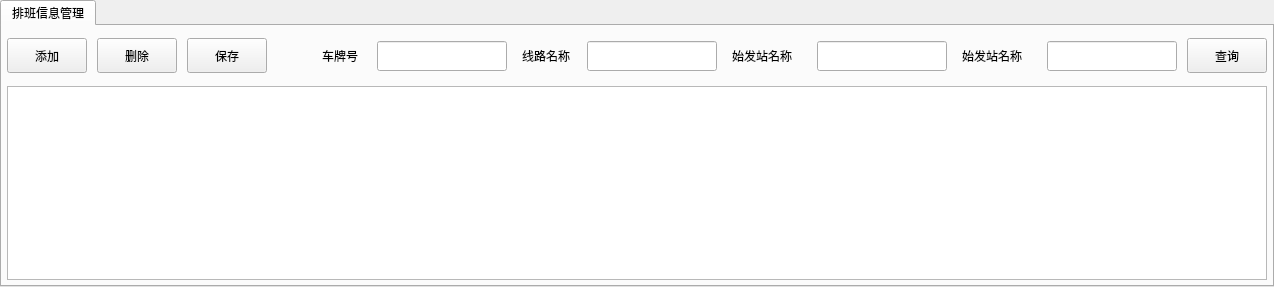
         <widget class="QWidget" name="page_schedule">
          <layout class="QVBoxLayout" name="verticalLayout_5">
           <property name="spacing">
            <number>0</number>
           </property>
           <property name="leftMargin">
            <number>0</number>
           </property>
           <property name="topMargin">
            <number>0</number>
           </property>
           <property name="rightMargin">
            <number>0</number>
           </property>
           <property name="bottomMargin">
            <number>0</number>
           </property>
           <item>
            <widget class="QTabWidget" name="tw_schedule">
             <widget class="QWidget" name="tab_schedule">
              <attribute name="title">
               <string>排班信息管理</string>
              </attribute>
              <layout class="QVBoxLayout" name="verticalLayout_9">
               <property name="spacing">
                <number>5</number>
               </property>
               <property name="leftMargin">
                <number>5</number>
               </property>
               <property name="topMargin">
                <number>5</number>
               </property>
               <property name="rightMargin">
                <number>5</number>
               </property>
               <property name="bottomMargin">
                <number>5</number>
               </property>
               <item>
                <widget class="QWidget" name="schedule_bar" native="true">
                 <property name="minimumSize">
                  <size>
                   <width>0</width>
                   <height>50</height>
                  </size>
                 </property>
                 <property name="maximumSize">
                  <size>
                   <width>16777215</width>
                   <height>50</height>
                  </size>
                 </property>
                 <layout class="QHBoxLayout" name="horizontalLayout_11">
                  <property name="spacing">
                   <number>10</number>
                  </property>
                  <property name="leftMargin">
                   <number>0</number>
                  </property>
                  <property name="topMargin">
                   <number>0</number>
                  </property>
                  <property name="rightMargin">
                   <number>0</number>
                  </property>
                  <property name="bottomMargin">
                   <number>0</number>
                  </property>
                  <item>
                   <widget class="QPushButton" name="btn_addschedule">
                    <property name="minimumSize">
                     <size>
                      <width>50</width>
                      <height>35</height>
                     </size>
                    </property>
                    <property name="text">
                     <string>添加</string>
                    </property>
                   </widget>
                  </item>
                  <item>
                   <widget class="QPushButton" name="btn_delschedule">
                    <property name="minimumSize">
                     <size>
                      <width>50</width>
                      <height>35</height>
                     </size>
                    </property>
                    <property name="text">
                     <string>删除</string>
                    </property>
                   </widget>
                  </item>
                  <item>
                   <widget class="QPushButton" name="btn_saveschedule">
                    <property name="minimumSize">
                     <size>
                      <width>50</width>
                      <height>35</height>
                     </size>
                    </property>
                    <property name="text">
                     <string>保存</string>
                    </property>
                   </widget>
                  </item>
                  <item>
                   <spacer name="hs_schedule">
                    <property name="orientation">
                     <enum>Qt::Horizontal</enum>
                    </property>
                    <property name="sizeHint" stdset="0">
                     <size>
                      <width>40</width>
                      <height>20</height>
                     </size>
                    </property>
                   </spacer>
                  </item>
                  <item>
                   <widget class="QWidget" name="vehicle_number" native="true">
                    <property name="minimumSize">
                     <size>
                      <width>190</width>
                      <height>50</height>
                     </size>
                    </property>
                    <property name="maximumSize">
                     <size>
                      <width>16777215</width>
                      <height>50</height>
                     </size>
                    </property>
                    <widget class="QLabel" name="lb_vehicle_number">
                     <property name="geometry">
                      <rect>
                       <x>5</x>
                       <y>10</y>
                       <width>51</width>
                       <height>30</height>
                      </rect>
                     </property>
                     <property name="text">
                      <string>车牌号</string>
                     </property>
                    </widget>
                    <widget class="QLineEdit" name="le_vehicle_number">
                     <property name="geometry">
                      <rect>
                       <x>60</x>
                       <y>10</y>
                       <width>130</width>
                       <height>30</height>
                      </rect>
                     </property>
                    </widget>
                   </widget>
                  </item>
                  <item>
                   <widget class="QWidget" name="route_name" native="true">
                    <property name="minimumSize">
                     <size>
                      <width>200</width>
                      <height>50</height>
                     </size>
                    </property>
                    <widget class="QLabel" name="lb_route_name">
                     <property name="geometry">
                      <rect>
                       <x>5</x>
                       <y>10</y>
                       <width>61</width>
                       <height>30</height>
                      </rect>
                     </property>
                     <property name="text">
                      <string>线路名称</string>
                     </property>
                    </widget>
                    <widget class="QLineEdit" name="le_route_name">
                     <property name="geometry">
                      <rect>
                       <x>70</x>
                       <y>10</y>
                       <width>130</width>
                       <height>30</height>
                      </rect>
                     </property>
                    </widget>
                   </widget>
                  </item>
                  <item>
                   <widget class="QWidget" name="start_station" native="true">
                    <property name="minimumSize">
                     <size>
                      <width>220</width>
                      <height>50</height>
                     </size>
                    </property>
                    <widget class="QLabel" name="lb_start_station">
                     <property name="geometry">
                      <rect>
                       <x>5</x>
                       <y>10</y>
                       <width>81</width>
                       <height>30</height>
                      </rect>
                     </property>
                     <property name="text">
                      <string>始发站名称</string>
                     </property>
                    </widget>
                    <widget class="QLineEdit" name="le_start_station">
                     <property name="geometry">
                      <rect>
                       <x>90</x>
                       <y>10</y>
                       <width>130</width>
                       <height>30</height>
                      </rect>
                     </property>
                    </widget>
                   </widget>
                  </item>
                  <item>
                   <widget class="QWidget" name="end_statuion" native="true">
                    <property name="minimumSize">
                     <size>
                      <width>220</width>
                      <height>50</height>
                     </size>
                    </property>
                    <widget class="QLabel" name="lb_end_statuion">
                     <property name="geometry">
                      <rect>
                       <x>5</x>
                       <y>10</y>
                       <width>81</width>
                       <height>30</height>
                      </rect>
                     </property>
                     <property name="text">
                      <string>始发站名称</string>
                     </property>
                    </widget>
                    <widget class="QLineEdit" name="le_end_statuion">
                     <property name="geometry">
                      <rect>
                       <x>90</x>
                       <y>10</y>
                       <width>130</width>
                       <height>30</height>
                      </rect>
                     </property>
                    </widget>
                   </widget>
                  </item>
                  <item>
                   <widget class="QPushButton" name="btn_searchschedule">
                    <property name="minimumSize">
                     <size>
                      <width>50</width>
                      <height>35</height>
                     </size>
                    </property>
                    <property name="text">
                     <string>查询</string>
                    </property>
                   </widget>
                  </item>
                 </layout>
                </widget>
               </item>
               <item>
                <widget class="QTableView" name="tableView_schedule">
                 <attribute name="verticalHeaderVisible">
                  <bool>false</bool>
                 </attribute>
                </widget>
               </item>
              </layout>
             </widget>
            </widget>
           </item>
          </layout>
         </widget>
